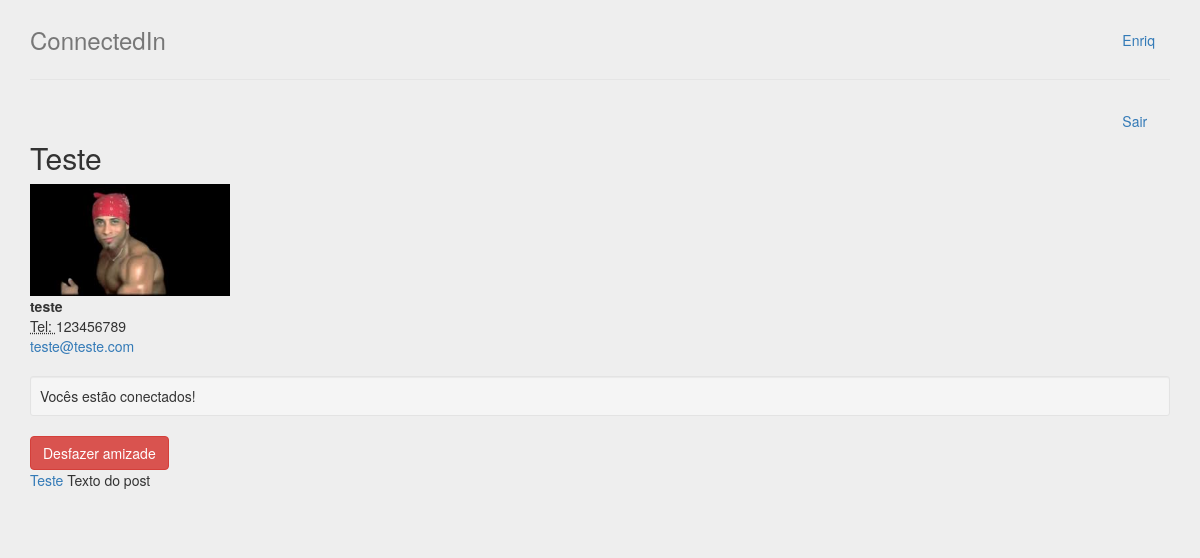
Screenshot of /perfil/21 (signed in) with the database file from the repository.
### perfis/models.py (models this page shows, shortened)
class Perfil(models.Model):
    nome = models.CharField(max_length=255, null=False)
    telefone = models.CharField(max_length=20, null= False)
    nome_empresa = models.CharField(max_length=255, null=False)
    contatos = models.ManyToManyField('Perfil')
    photo = models.ImageField(upload_to='profile_photo', blank=True, default='default_photo.png')
    usuario = models.OneToOneField(User, related_name='perfil', on_delete=models.CASCADE, null=True)
    @property
    def email(self):
        return self.usuario.email
    def ja_eh_contato(self, perfil):
        return self.contatos.filter(id=perfil.id).exists()
    def tem_convite(self, perfil):
        return (Convite.objects.filter(solicitante=self, convidado=perfil).exists() or Convite.objects.filter(solicitante=perfil, convidado=self).exists())
    def get_perfil_posts(self):
        posts = Post.objects.filter(perfil=self)
        return posts

class Post(models.Model):
    texto = models.TextField(null=False)
    data = models.DateTimeField(auto_now_add=True)
    perfil = models.ForeignKey('Perfil',
                               on_delete=models.CASCADE,
                               related_name='posts')
    foto = models.ImageField(upload_to='posts_fotos', blank=True, null=True)

### perfis/views.py (the view)
# urls.py: path('perfil/<int:perfil_id>', perfis_views.exibir_perfil, name='exibir'),
@login_required()
def exibir_perfil(request, perfil_id):
    perfil = Perfil.objects.get(id=perfil_id)
    perfil_logado = get_perfil_logado(request)
    ja_eh_contato = perfil_logado.ja_eh_contato(perfil)
    tem_convite = perfil.tem_convite(perfil_logado)
    timeline_my_posts = perfil.get_perfil_posts()
    page = request.GET.get('page', 1)
    paginator = Paginator(timeline_my_posts, 5)
    try:
        posts = paginator.page(page)
    except PageNotAnInteger:
        posts = paginator.page(1)
    except EmptyPage:
        posts = paginator.page(paginator.num_pages)
    return render(request, 'perfil.html', {'perfil' : perfil,
                                           'perfil_logado' : perfil_logado,
                                           'ja_eh_contato': ja_eh_contato,
                                           'tem_convite': tem_convite, 'posts': posts})

### perfis/views.py (called while the page is built)
@login_required()
def get_perfil_logado(request):
    return request.user.perfil

### perfis/templates/perfil.html (shortened to what this page needs)
{% extends 'base.html' %}
{% load staticfiles %}
{% block body %}
	<div class="col-3">
        <div class="row">
            <div class="col-lg-12">
                <h2 style="margin-top:0">{{ perfil.nome }}</h2>
                {% if perfil == perfil_logado %}
                    <a href="{% url 'update_photo' %}"><img src="{{ perfil_logado.photo.url }}" width="200px"></a>
                {% else %}
                    <img src="{{ perfil.photo.url }}" width="200px">
                {% endif %}
                <address>
                    <strong>{{ perfil.nome_empresa }}</strong><br/>
                    <abbr title="Telefone">Tel: </abbr>{{ perfil.telefone }}<br/>
                    <a href="mailto:{{ perfil.email }}">{{ perfil.email }}</a>
                </address>
                {% if perfil == perfil_logado %}
                    <div class="pull-left">
                        <a href="{% url 'desativar' %}" class="btn btn-danger">Desativar perfil</a>
                    </div>
                {% else %}
                    {% if ja_eh_contato %}
                        <div class="well well-sm">Vocês estão conectados!</div>
                        <a href="{% url 'desfazer_amizade' perfil.id %}" class="btn btn-danger" role="button">Desfazer amizade</a>
                    {% elif tem_convite %}
                        <a class="btn btn-primary" >Aguardando aprovação</a>
                    {% else %}
                        <a href="{% url 'convidar' perfil.id %}" class="btn btn-success" role="button">Convidar</a>
                {% endif %}
            {% endif %}
            </div>
        </div>
    </div>
    <div class="col-6 border bg-light">
        <div>
            {% if posts %}
                {% for post in posts %}
                    <div class="card card-body">
                        <a href="{% url 'exibir' post.perfil.id %}">{{ post.perfil.nome }}</a>
                        {% if post.foto %}
                            {{ post.texto }}
                            <img src="{{ post.foto.url }}">
                        {% else %}
                            {{ post.texto }}
                        {% endif %}
                    </div>
                {% endfor %}
            {% endif %}
        </div>
    </div>
{% endblock %}

### perfis/templates/base.html (shortened to what this page needs)
{% load staticfiles%}
<!DOCTYPE html>
<html lang="pt-br">
<head>
    <link href="{% static 'styles/bootstrap.min.css' %}" rel="stylesheet"/>
    <link href="{% static 'styles/main.css' %}" rel="stylesheet"/>
    <link href="{% static 'scripts/vendor/bootstrap.min.js' %}" rel="stylesheet"/>
</head>
<body style="background-color: #eee">
<div class="container-fluid">
    <div class="col-lg-12">
        <div class="header">
            <ul class="nav nav-header pull-right">
                <li><a href="{% url 'exibir' perfil_logado.id %}">{{ perfil_logado.nome }}</a></li><hr/>
                <li><a href="{% url 'logout' %}">Sair</a></li>
            </ul>
            <h3 class="text-muted"><a href="{% url 'index' %}" class="text-muted">ConnectedIn</a></h3>
        </div>
        <div class="row content">
            {% block body %}
            {% endblock %}
        </div>
    </div>
</div>
</body>
</html>

### perfis/static/styles/main.css (style rules this page uses)
body { padding-top: 20px; padding-bottom: 20px; }
.header, .content, .footer { padding-left: 15px; padding-right: 15px; }
.header { border-bottom: 1px solid #e5e5e5; }
.header h3 { margin-top: 0; margin-bottom: 0; line-height: 40px; padding-bottom: 19px; }
.content { margin: 40px 0; }
@media screen and (min-width: 768px) { .header, .content, .footer { padding-left: 0; padding-right: 0; } }
@media screen and (min-width: 768px) { .header { margin-bottom: 30px; } }

### rows the page displays
Perfil: nome "Enriq"
Perfil: nome "Teste", photo (picture), nome_empresa "teste", telefone "123456789", email "teste@teste.com"
Post: perfil.nome "Teste", texto "Texto do post"
